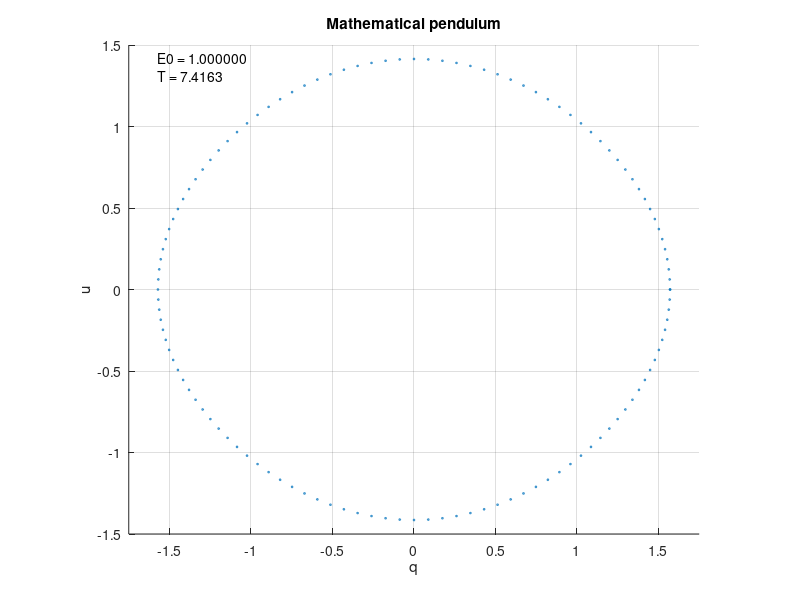

The MATLAB source for this figure:
# Mathematical pendulum

printf(" --- Initial conditions --- \n");
p01 = 0;
q01 = 6*atan(2 - sqrt(3));

function xdot = f(x,t)
  xdot(1) = x(2);
  xdot(2) = -sin(x(1));
endfunction

E0 = p01^2/2 + 1 - cos(q01);
T = 4*ellipke(E0/2);
printf(" --- Period --- \nT = %d", T);

x = lsode("f", [q01; p01], (t = linspace (0, T, 120 + 1)'));

#set term postcript;
#set output "sample.ps";
scatter(x(:, [1]), x(:, [2]), 1.5);

axis equal
axis([-1.75, 1.75, -1.5, 1.5])
grid on
title "Mathematical pendulum"
xlabel "q"
ylabel "u"

hP = axis();
ts1 = sprintf("E0 = %f\nT = %.4f\n", E0, T);
text(-hP(2) + 0.05*(hP(2) - hP(1)), hP(4) - 0.05*(hP(4) - hP(3)), ts1);
